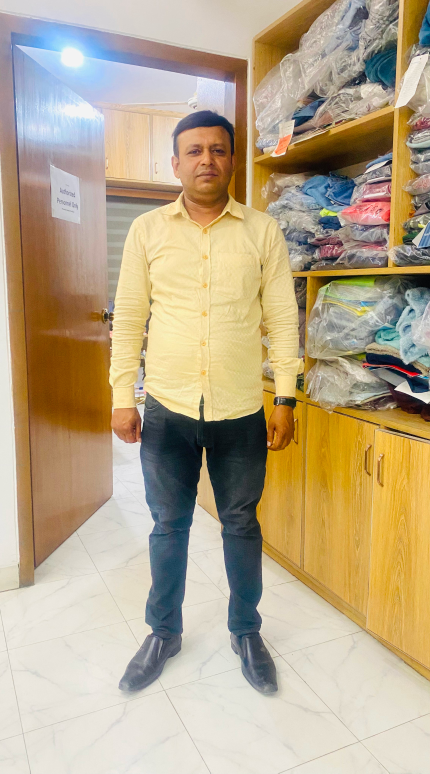
#> input picture images/12.jpg, 860 x 1547 px (shown at 1/2 size)
$ python puppet.py
#> lines starting #> are read from the running program, lines starting #| are printed output that depends on the picture; after the words box and inside, x2 and y2 are one past the last pixel; in counts of white or black regions, pixels touching at a corner belong together
from __future__ import print_function
import cv2
import numpy as np
from scipy.spatial import Delaunay
import matplotlib.pyplot as plt
from PIL import Image
from utils import get_bodypose, hookes_spring
import json

img = cv2.imread("images/12.jpg")
#> img is the input picture: shape (1547, 860, 3); mean B, G, R 137.8, 167.1, 183.9
img = cv2.cvtColor(img, cv2.COLOR_BGR2RGB)

mask = cv2.imread("images/person.jpg", cv2.IMREAD_GRAYSCALE)
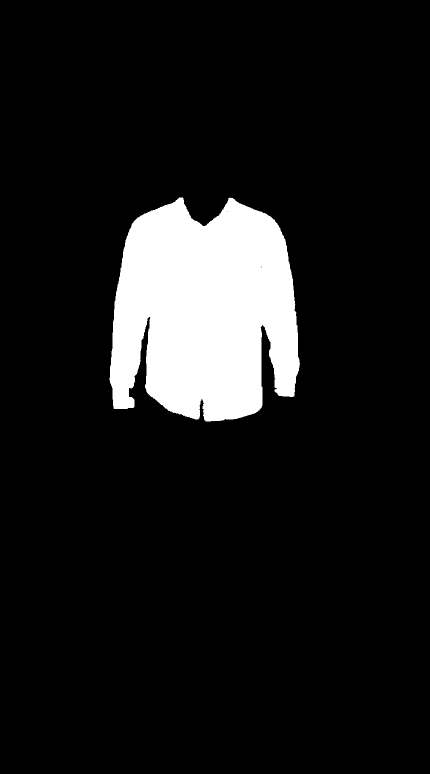
#> input picture images/person.jpg, 860 x 1547 px (shown at 1/2 size)
#> mask is the input picture: shape (1547, 860); min 0, max 255, mean 25.5
mask = cv2.cvtColor(mask, cv2.COLOR_BGR2RGB)

pose_rendered = cv2.imread("images/12_rendered.png")
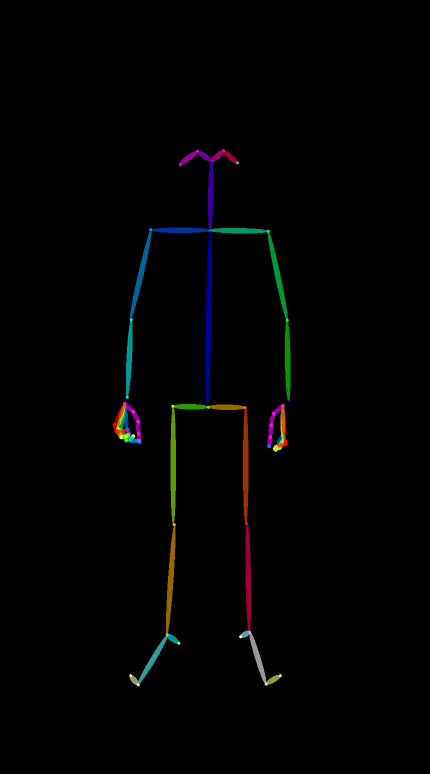
#> input picture images/12_rendered.png, 860 x 1547 px (shown at 1/2 size)
#> pose_rendered is the input picture: shape (1547, 860, 3); mean B, G, R 2, 2.1, 1.9
pose_rendered = cv2.cvtColor(pose_rendered, cv2.COLOR_BGR2RGB)

cloth = np.zeros_like(img)
cloth[mask > 10] = img[mask > 10]
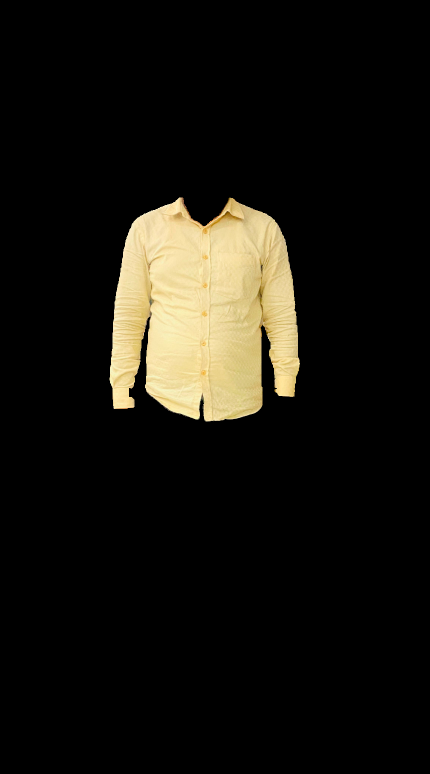
#> cloth: shape (1547, 860, 3) (shown at 1/2 size); mean R, G, B 23.4, 21.2, 15.1
cloth_gray = cv2.cvtColor(cloth, cv2.COLOR_BGR2GRAY)
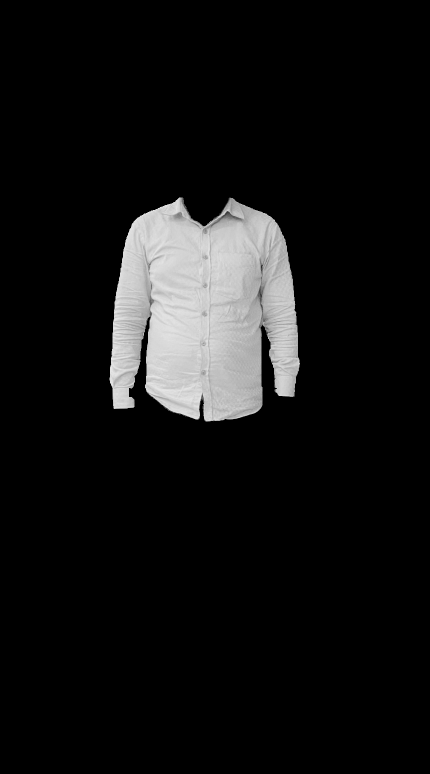
#> cloth_gray: shape (1547, 860) (shown at 1/2 size); min 0, max 235, mean 19.6

# extract the contour of the largest component
contours, hierarchy = cv2.findContours(cloth_gray, cv2.RETR_EXTERNAL, cv2.CHAIN_APPROX_NONE)
#> contours = 1 contour; box (x1, y1, x2, y2) and area: (219, 395, 600, 843) 132110
contour = contours[0]
#> contour = contour of 2103 points, box (x1, y1, x2, y2) (219, 395, 600, 843), area 132110

triangle_mask = img.copy()

x_min, y_min, x_max, y_max = cv2.boundingRect(contour)
#> x_min = 219; y_min = 395; x_max = 381; y_max = 448
step_size = 20
x, y = np.meshgrid(np.arange(x_min, x_min+x_max, step_size), np.arange(y_min, y_min+y_max, step_size))
points = np.vstack((x.ravel(), y.ravel())).T

# Generate triangles using Delaunay triangulation
tri = cv2.Subdiv2D((x_min, y_min, x_min+x_max, y_min+y_max))
for p in points:
    tri.insert(tuple(map(int, p)))

# Filter out triangles that are outside the contour
triangles = np.array(tri.getTriangleList())
#> triangles = 836 rows, first 6: [219, 415, 219, 395, 239, 395], [239, 395, 239, 415, 219, 415], [239, 415, 239, 395, 259, 395], [239, 415, 259, 395, 259, 415], [259, 415, 259, 395, 279, 395], [259, 415, 279, 395, 279, 415]
new_triangles = []
for t in triangles:
    pts = np.array([[t[0], t[1]], [t[2], t[3]], [t[4], t[5]]])
    if np.all(cv2.pointPolygonTest(contour, tuple(map(int, pts[0])), False) >= 0):
        new_triangles.append(pts)
#> this loop made 836 passes
#> after the loop, new_triangles = 663 items
triangles = np.array(new_triangles)

for t in triangles:
    t = t.flatten()
    pt1 = (int(t[0]), int(t[1]))
    pt2 = (int(t[2]), int(t[3]))
    pt3 = (int(t[4]), int(t[5]))

    cv2.line(triangle_mask, pt1, pt2, (0, 210, 125), 1)
    cv2.line(triangle_mask, pt2, pt3, (0, 210, 125), 1)
    cv2.line(triangle_mask, pt3, pt1, (0, 210, 125), 1)
#> this loop made 663 passes
#> (pt1, pt2, pt3) on passes 1 to 3: ((359, 395), (379, 395), (359, 415)), ((319, 415), (339, 395), (339, 415)), ((339, 415), (359, 395), (359, 415))
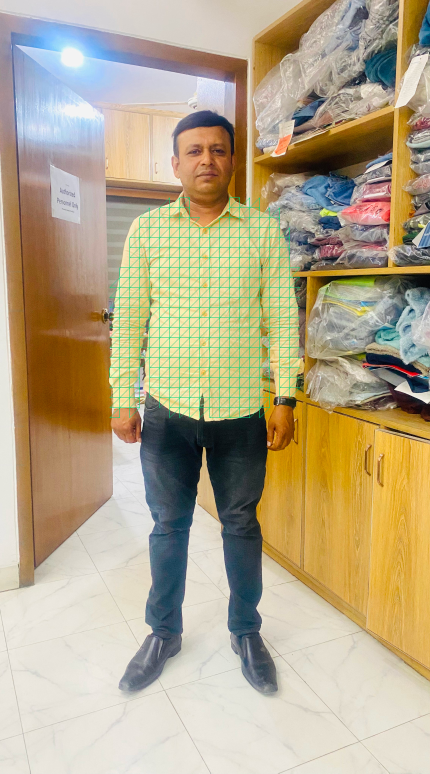
#> triangle_mask: shape (1547, 860, 3) (shown at 1/2 size); mean R, G, B 180.4, 167.2, 137.5

cv2.drawContours(triangle_mask, [contour], -1, (255, 0, 0), thickness=2)
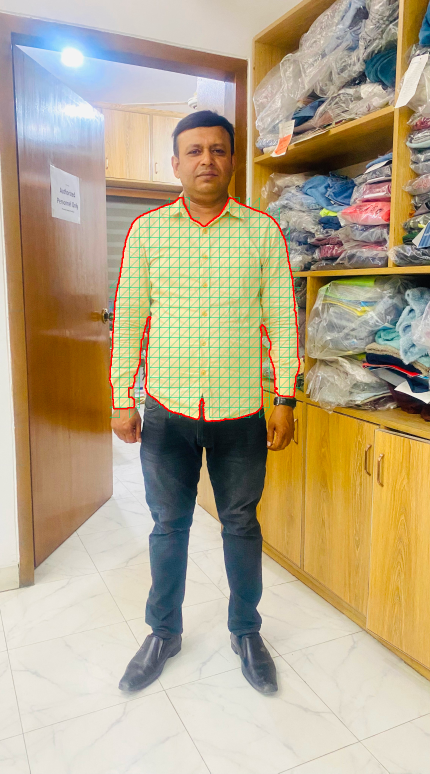
#> triangle_mask: shape (1547, 860, 3) (shown at 1/2 size); 0.55% of pixels changed, all inside (x1, y1, x2, y2) = (218, 394, 601, 844)

"""
    Add keypoints onto the person body
"""
posemap = triangle_mask.copy()
#> (the run stopped early here; a loop or call above may not have finished)
